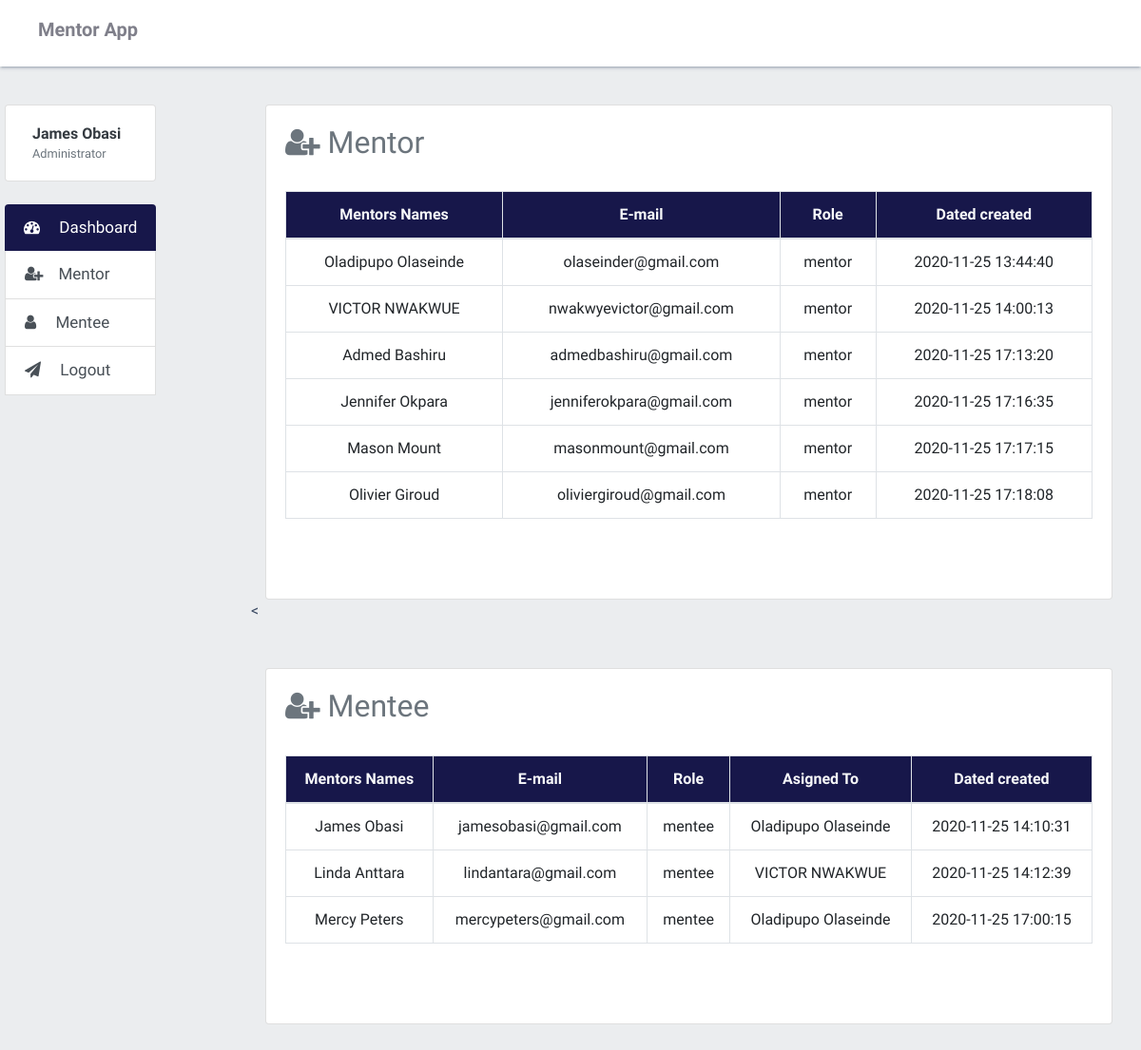
Page / (signed in) on the committed database.
### tables this page shows
CREATE TABLE `users` (
  `id` int(11) NOT NULL,
  `email` varchar(255) NOT NULL,
  `phone` varchar(255) NOT NULL,
  `firstname` varchar(255) NOT NULL,
  `lastname` varchar(255) NOT NULL,
  `password` varchar(500) NOT NULL,
  `role` varchar(255) NOT NULL,
  `assigned_to` int(11) NOT NULL,
  `token` varchar(255) NOT NULL,
  `created_at` datetime NOT NULL DEFAULT current_timestamp()
);

### controls.php (the view, shortened to what this page needs)
<?php
require 'database/dbcon.php';
function getUserDetails() {
     global $con;
    $userEmail = $_SESSION['email'];
    $query="SELECT * FROM users WHERE email='$userEmail'";
    $result = mysqli_query($con,$query);
    $user = mysqli_fetch_array($result);
    return $user;
}
function displayAllmentors()
{
	global $con;
  	$query="SELECT * FROM users WHERE role='mentor'";
  	$result=mysqli_query($con,$query);
  	while($row=mysqli_fetch_array($result)) {
  	 echo '<tr>
			<td>'. $row['firstname']. ' '.$row['lastname'].'</td>
			<td>'. $row['email'] .'</td>
			<td>'. $row['role'] .'</td>
			<td>'. $row['created_at'] .'</td>
		</tr>';
  }
}
function displayAllMentee()
{
	global $con;
  	$query="SELECT * FROM users WHERE role='mentee'";
  	$result=mysqli_query($con,$query);
  	while($row=mysqli_fetch_array($result)) {
  	 	$mentorId = $row['assigned_to'];
		$selectMentor ="SELECT * FROM users WHERE id='$mentorId' ";
        $mentorQuery = mysqli_query($con,$selectMentor);
        $mentorResult = mysqli_fetch_assoc($mentorQuery);
        $mentorName = $mentorResult['firstname'] . ' '. $mentorResult['lastname'];
  	 echo '<tr>
			<td>'. $row['firstname']. ' '.$row['lastname'].'</td>
			<td>'. $row['email'] .'</td>
			<td>'. $row['role'] .'</td>
			<td>'. $mentorName .'</td>
			<td>'. $row['created_at'] .'</td>
		</tr>';
  }
}
?>

### components/tab-nav.php (shortened to what this page needs)
<div class="list-group" id="list-tab" role="tablist">
	<li class="list-group-item list-group-item-action">
		<div class="media user-profile dropdown">
			<div class="media-body text-left">
				<h6 class="pro-user-name ml-2 mt-2">
					<?php echo "<span id='user' class='text-dark font-weight-bold ' style='text-transform: capitalize;'> ". getUserDetails()['firstname'].' ' . getUserDetails()['lastname']. "</span>" ?>
					<span class="pro-user-desc text-muted d-block mt-1 small">Administrator </span>
				</h6>
			</div>
		</div>
	</li>
</div><br>
<div class="list-group" id="list-tab" role="tablist">
    <a class="list-group-item list-group-item-action <?php
		if($page=='dashboard'){
			echo 'active';
		}?>" href="index" role="tab">
			<i class="fa fa-tachometer mr-3"></i> Dashboard
    </a>
    <a class="list-group-item list-group-item-action <?php
		if($page=='mentor'){
			echo 'active';
		}?>" href="mentor" role="tab">
			<i class="fa fa-user-plus mr-3"></i>Mentor
    </a>
    <a class="list-group-item list-group-item-action <?php
		if($page=='mentee'){
			echo 'active';
		}?>" href="mentee" role="tab">
			<i class="fa fa-user mr-3"></i> Mentee
    </a>
    <a class="list-group-item list-group-item-action <?php
		if($page=='updatepayment'){
			echo 'active';
		}?>" id="list-payment-list" href="logout" role="tab">
			<i class="fa fa-paper-plane mr-3"></i> Logout
    </a>
</div>

### css/main.css (style rules this page uses)
body { padding: 0; margin: 0; box-sizing: border-box; -webkit-font-family: 'Kotta One', sans-serif; font-family: 'Kotta One', sans-serif; overflow-x: hidden; color: #3c4b64; background-color: #ebedef; }
.media.user-profile { position: relative; }
.list-group-item.active { background: #17174a; border-color: none; border: none !important; }
.list-group-item { font-size: 17px !important; }

### rows in the picture
users: firstname "James", lastname "Obasi", email "jamesobasi@gmail.com", role "mentee", users.firstname+lastname "Oladipupo Olaseinde", created_at "2020-11-25 14:10:31"
users: firstname "Oladipupo", lastname "Olaseinde", email "olaseinder@gmail.com", role "mentor", created_at "2020-11-25 13:44:40"
users: firstname "VICTOR", lastname "NWAKWUE", email "nwakwyevictor@gmail.com", role "mentor", created_at "2020-11-25 14:00:13"
users: firstname "Admed", lastname "Bashiru", email "admedbashiru@gmail.com", role "mentor", created_at "2020-11-25 17:13:20"
users: firstname "Jennifer", lastname "Okpara", email "jenniferokpara@gmail.com", role "mentor", created_at "2020-11-25 17:16:35"
users: firstname "Mason", lastname "Mount", email "masonmount@gmail.com", role "mentor", created_at "2020-11-25 17:17:15"
users: firstname "Olivier", lastname "Giroud", email "oliviergiroud@gmail.com", role "mentor", created_at "2020-11-25 17:18:08"
users: firstname "Linda", lastname "Anttara", email "lindantara@gmail.com", role "mentee", users.firstname+lastname "VICTOR NWAKWUE", created_at "2020-11-25 14:12:39"
users: firstname "Mercy", lastname "Peters", email "mercypeters@gmail.com", role "mentee", users.firstname+lastname "Oladipupo Olaseinde", created_at "2020-11-25 17:00:15"
